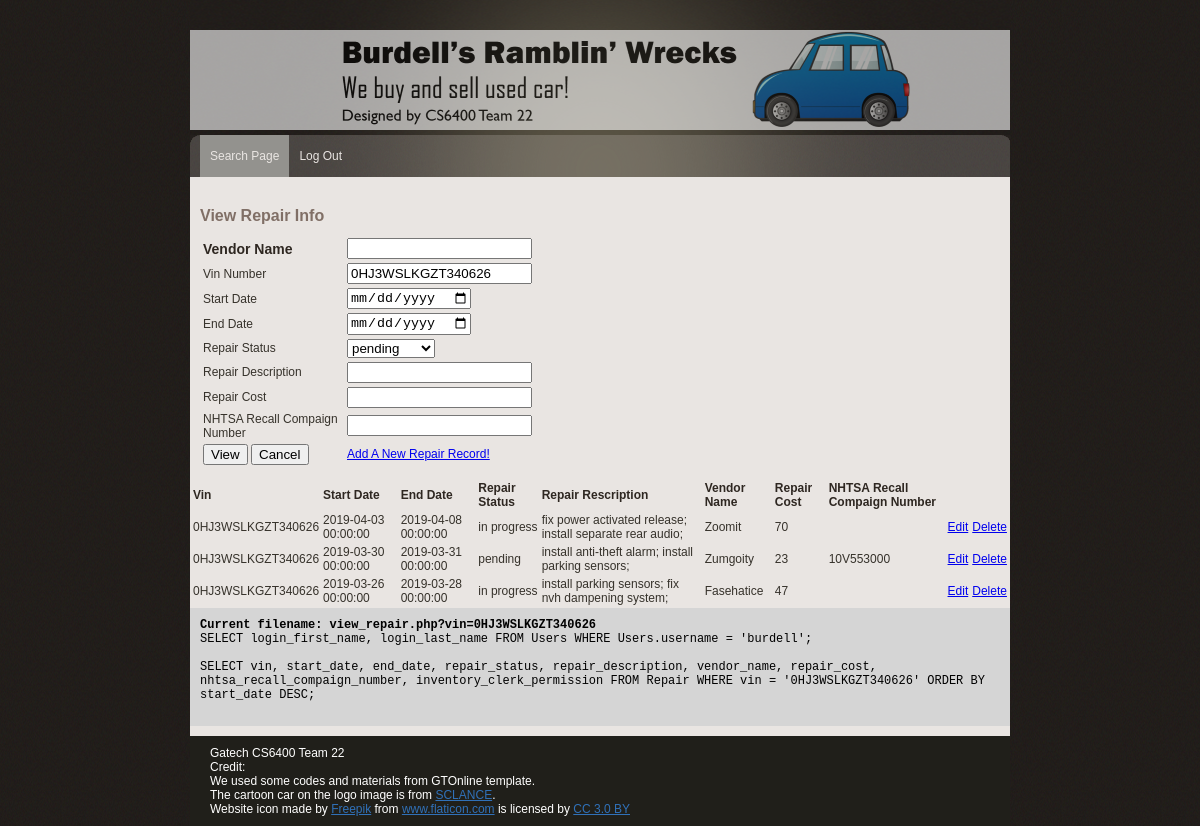
Page /view_repair.php?vin=0HJ3WSLKGZT340626 (signed in) on the committed database.
### tables this page shows
CREATE TABLE Repair (
  vin varchar(50) NOT NULL,
  start_date timestamp NOT NULL,
  end_date timestamp NOT NULL,
  repair_status varchar(50) NOT NULL,
  repair_description varchar(250) NULL,
  vendor_name varchar(50) NOT NULL,
  repair_cost decimal NOT NULL,
  nhtsa_recall_compaign_number varchar(50) NULL,
  inventory_clerk_permission varchar(50) NOT NULL,
  PRIMARY KEY (vin, start_date),
  FOREIGN KEY (vin)
    REFERENCES Vehicle (vin),
  FOREIGN KEY (vendor_name)
    REFERENCES Vendor (vendor_name),
  FOREIGN KEY (nhtsa_recall_compaign_number)
    REFERENCES Recall (nhtsa_recall_compaign_number)
);

### view_repair.php (the view, shortened to what this page needs)
<?php
include('lib/common.php');
?>
<?php include("lib/header.php"); ?>
</head>
<body>
<div id="main_container">
    <?php include("lib/menu.php"); ?>
    <div class="center_content">
        <div class="center_left">
            <div class="features">
                <div class="View Repair section">
                    <div class="subtitle">View Repair Info</div>
                    <form name="view_repair_info" action="view_repair.php" method="get">
                        <table>
                            <tr>
                                <td class="item_label">Vendor Name</td>
                                <td>
                                    <input type="text" name="vendor_name" list="vendor_name_list">
                                </td>
                            </tr>
                            <tr>
                                <td>Vin Number</td>
                                <td>
                                    <input type="text" name = "vin" value="<?php if ($_GET['vin']) { print $_GET['vin']; } ?>" >
                                </td>
                            </tr>
                            <tr>
                                <td>Start Date</td>
                                <td>
                                    <input name = "start_date" type = "date" id = "start_date" value="<?php if ($_GET['start_date']) { print $_GET['start_date']; } ?>" >
                                </td>
                            </tr>
                            <tr>
                                <td>End Date</td>
                                <td>
                                    <input name = "end_date" type = "date" id = "end_date" value="<?php if ($_GET['end_date']) { print $_GET['end_date']; } ?>" >
                                </td>
                            </tr>
                            <tr>
                                <td> Repair Status </td>
                                <td>
                                    <select name = "repair_status">
                                        <option value="pending" <?php if ($_GET['repair_status'] == 'pending') { print 'selected="true"';} ?> >pending</option>
                                    </select>
                                </td>
                            </tr>
                            <tr>
                                <td>Repair Description</td>
                                <td>
                                    <input name = "repair_description" type = "text" id = "repair_description" value="<?php if ($_GET['repair_description']) { print $_GET['repair_description']; } ?>" >
                                </td>
                            </tr>
                            <tr>
                                <td>Repair Cost</td>
                                <td>
                                    <input name = "repair_cost" type = "number" id = "repair_cost" value="<?php if ($_GET['repair_cost']) { print $_GET['repair_cost']; } ?>">
                                </td>
                            </tr>
                            <tr>
                                <td>NHTSA Recall Compaign Number</td>
                                <td>
                                    <input name = "nhtsa_recall_compaign_number" type = "text" id = "nhtsa_recall_compaign_number" value="<?php if ($_GET['nhtsa_recall_compaign_number']) { print $_GET['nhtsa_recall_compaign_number']; } ?>">
                                </td>
                            </tr>
                            <tr>
                                <td>
                                    <input name = "view" type = "submit" id = "view" value = "View">
                                    <input type="button" value="Cancel" onclick="history.go(-1)">
                                </td>
                                <td>
                                    <a href='add_repair.php?inventory_clerk_permission=&nhtsa_recall_compaign_number=&repair_cost=&vendor_name=&repair_description=&repair_status=&end_date=&start_date=&vin=<?php if($_GET['vin']) {print $_GET['vin'];} else if($_POST['vin']) {print $_POST['vin'];}?>&nhtsa_recall_compaign_number=' target="_blank">Add A New Repair Record!</a>
                                </td>
                            </tr>
                        </table>
                    </form>
                </div>
            </div>
        </div>
        <?php
        if($_SERVER['REQUEST_METHOD'] == 'GET'){
            $enteredVin = mysqli_real_escape_string($db, $_GET['vin']);
            $query = "SELECT vin, start_date, end_date, repair_status, repair_description, vendor_name, repair_cost, nhtsa_recall_compaign_number, inventory_clerk_permission ";
            $from = " FROM Repair ";
            $where = " WHERE vin = '$enteredVin' ";
            if(empty($enteredVin)){
                $query = "SELECT * FROM Repair ORDER BY start_date DESC ";
            }else {
                $query = $query . $from . $where . " ORDER BY start_date DESC";
            }
            $result = mysqli_query($db, $query);
            echo "<div>";
            echo "<table>";
            echo "<tr>";
            echo "<td class=\"heading\">Vin</td>";
            echo "<td class=\"heading\">Start Date</td>";
            echo "<td class=\"heading\">End Date</td>";
            echo "<td class=\"heading\">Repair Status</td>";
            echo "<td class=\"heading\">Repair Rescription</td>";
            echo "<td class=\"heading\">Vendor Name</td>";
            echo "<td class=\"heading\">Repair Cost</td>";
            echo "<td class=\"heading\">NHTSA Recall Compaign Number</td>";
            echo "</tr>";
            while ($row = mysqli_fetch_array($result, MYSQLI_ASSOC)) {
                print "<tr>";
                print "<td>" . $row['vin'] . "</td>";
                print "<td>" . $row['start_date'] . "</td>";
                print "<td>" . $row['end_date'] . "</td>";
                print "<td>" . $row['repair_status'] . "</td>";
                print "<td>" . $row['repair_description'] . "</td>";
                print "<td>" . $row['vendor_name'] . "</td>";
                print "<td>" . $row['repair_cost'] . "</td>";
                print "<td>" . $row['nhtsa_recall_compaign_number'] . "</td>";
                echo "<td><a href='edit_repair.php?vin=".$row['vin']."&start_date=".strftime("%Y-%m-%d", strtotime($row['start_date']))."&end_date=".strftime("%Y-%m-%d", strtotime($row['end_date'])). "&repair_status=" .$row['repair_status']. "&repair_description=" .$row['repair_description']. "&repair_cost=" .$row['repair_cost']. "&vendor_name=" .$row['vendor_name']. "&nhtsa_recall_compaign_number=" .$row['nhtsa_recall_compaign_number']."' target='_blank'>Edit</a></td>";
                echo "<td><a href='delete_repair.php?vin=".$row['vin']."&start_date=".strftime("%Y-%m-%d", strtotime($row['start_date']))."&end_date=".strftime("%Y-%m-%d", strtotime($row['end_date'])). "&repair_status=" .$row['repair_status']. "&repair_description=" .$row['repair_description']. "&repair_cost=" .$row['repair_cost']. "&vendor_name=" .$row['vendor_name']. "&nhtsa_recall_compaign_number=" .$row['nhtsa_recall_compaign_number']."' target='_blank'>Delete</a></td>";
                print "</tr>";
            }
            echo "</table>";
            echo "</div>";
        }
        ?>
        <?php include("lib/error.php"); ?>
    </div>
    <?php include("lib/footer.php"); ?>
</div>
</body>
</html>

### css/gtonline_style.css (style rules this page uses)
body { background:url(../img/bg.gif) repeat #000000; padding:0; font-family: Verdana, Geneva, sans-serif; font-size:12px; margin:auto auto auto auto; color:#36322b; }
table { width: 100%; }
th, td { padding: 1px; text-align: left; }
#main_container { width:820px; height:auto; margin:auto; padding:0px; }
.item_label { font-family: Verdana, Geneva, sans-serif; width:140px; font-weight:bold; font-size:14px; color:#2e2721; }
.heading { font-size:12px; color:#2e2721; font-weight:bold; }
.subtitle { width: 600px; font-family: Verdana, Geneva, sans-serif; font-weight:bold; font-size:16px; color:#806F66; padding:10px 0px 10px 0px; }
.center_content { width:820px; height:auto; padding:10px 0px 10px 0px; clear:both; background-color:#E9E5E2; }
.center_left { width:600px; float:left; padding:10px 10px 10px 10px; }

### rows in the picture
repair: vin "0HJ3WSLKGZT340626", start_date "2019-04-03 00:00:00", end_date "2019-04-08 00:00:00", repair_status "in progress", repair_description "fix power activated release; install separate rear audio;", vendor_name "Zoomit", repair_cost "70"
repair: vin "0HJ3WSLKGZT340626", start_date "2019-03-30 00:00:00", end_date "2019-03-31 00:00:00", repair_status "pending", repair_description "install anti-theft alarm; install parking sensors;", vendor_name "Zumgoity", repair_cost "23", nhtsa_recall_compaign_number "10V553000"
repair: vin "0HJ3WSLKGZT340626", start_date "2019-03-26 00:00:00", end_date "2019-03-28 00:00:00", repair_status "in progress", repair_description "install parking sensors; fix nvh dampening system;", vendor_name "Fasehatice", repair_cost "47"

### other values in the picture
$query "Current filename: view_repair.php?vin=0HJ3WSLKGZT340626"
$query "SELECT login_first_name, login_last_name FROM Users WHERE Users.username = 'burdell';"
